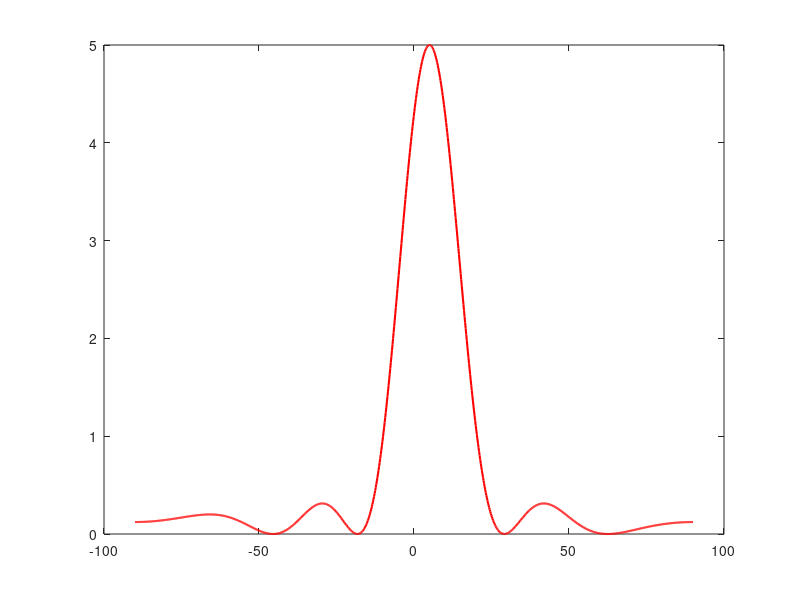

The MATLAB script that drew this image: (Note: this script raises an error after producing the figure.)
clear all; 
close all; 
format short e; 

% Simulation parameters :
% -------------------------

f = 3.6e9; % frequency [GHz]
c = 3e8; % light velocity [m]
d = c/f; %distance between two antennas [m]

step = 1000-1; % set the number of points for the graphical representation
theta = [-pi/2:pi/step:pi/2];
gamma = pi*sin(theta);

M=input('number of antenna : M >> '); 
theta0=input('given angle in degree: theta0 >> '); 
gamma0 = pi*sin(theta0*pi/180);

% 1*M beamformer vector
b = [];
for m = 0:1:(M-1)
    b(end+1)=exp(j*m*gamma0);
end;
B = (1/sqrt(M))*b ;

% M*1 steering vector
S = zeros(M,length(theta));
for m = 0:1:(M-1)
    S(m+1,:)=exp(-j*m*gamma);
end;

% Computation of the gain
gain = (abs(B*S)).^2;


% For polar chart
%%%%%%%%%%%%%%%%%%%%%%%%%%%%%%%%%%%%%%%%%%
theta = [0:pi/step:pi];
gamma = pi*sin(theta);
gamma0 = pi*sin(theta0*pi/180);

% 1*M beamformer vector
b = [];
for m = 0:1:(M-1)
    b(end+1)=exp(j*m*gamma0);
end;
B = (1/sqrt(M))*b ;

% M*1 steering vector
S = zeros(M,length(theta));
for m = 0:1:(M-1)
    S(m+1,:)=exp(-j*m*gamma);
end;

% Computation of the gain
gain_p = (abs(B*S)).^2;
%%%%%%%%%%%%%%%%%%%%%%%%%%%%%%%%%%%%%%%%%%


% g vs linear theta
figure(1);
x = [-90:(180/step):90];
plot(x,gain,'r','LineWidth',1.5);
title({"ULA with M = "+ num2str(M) + "  conventional beamforming \theta_0 = " + num2str(theta0) + ""});
axis([-90 90 0 max(gain(1,:))]);
xlabel('angle [deg]')
ylabel('gain')
grid;

% g[dB] vs linear theta
figure(2);
x = [-90:(180/step):90];
plot(x,10*log10(gain),'r','LineWidth',1.5);
title({"ULA with M = "+ num2str(M) + "  conventional beamforming \theta_0 = " + num2str(theta0) + ""});
axis([-90 90 -40 max(10*log(gain))]);
xlabel('angle [deg]')
ylabel('gain [dB]')
grid;

% g vs polar theta
figure(3);
polarplot([0:pi/step:pi], gain_p(1,:), 'r', 'LineWidth', 2);
ax = gca;
ax.ThetaZeroLocation = 'top';
ax.ThetaDir = 'counterclockwise';
ax.ThetaLim = [-90 90];
title({"ULA with M = "+ num2str(M) + "  conventional beamforming \theta_0 = " + num2str(theta0) + ""});